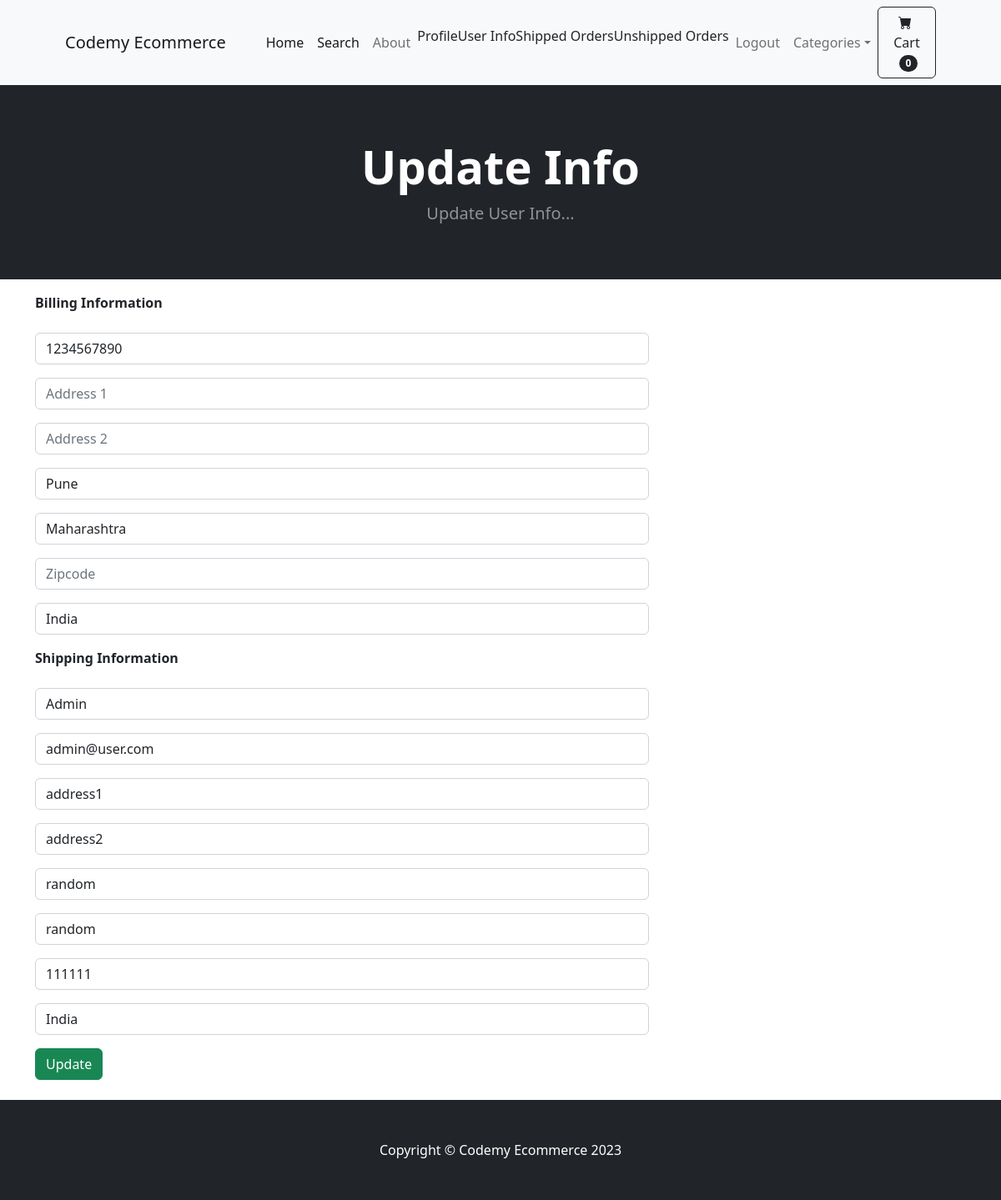
The page /update_info/ (signed in) on the database its author committed.
### store/models.py (models this page shows, shortened)
class Profile(models.Model):
	user = models.OneToOneField(User, on_delete=models.CASCADE)
	date_modified = models.DateTimeField(User, auto_now=True)
	phone = models.CharField(max_length=20, null=False)
	address1 = models.CharField(max_length=200, blank=True)
	address2 = models.CharField(max_length=200, blank=True)
	city = models.CharField(max_length=200, blank=True)
	state = models.CharField(max_length=200, blank=True)
	zipcode = models.CharField(max_length=200, blank=True)
	country = models.CharField(max_length=200, blank=True)
	old_cart = models.CharField(max_length=200, blank=True, null=True)

### payment/models.py (models this page shows, shortened)
class ShippingAddress(models.Model):
    user = models.ForeignKey(User, on_delete=models.CASCADE, null=True, blank=True)
    shipping_full_name = models.CharField(max_length=255)
    shipping_email=models.EmailField(max_length=255)
    shipping_address1=models.CharField(max_length=255)
    shipping_address2=models.CharField(max_length=255, null=True, blank=True)
    shipping_city=models.CharField(max_length=255)
    shipping_state=models.CharField(max_length=255, null=True, blank=True)
    shipping_zipcode=models.CharField(max_length=255, null=True)
    shipping_country=models.CharField(max_length=255)
    class Meta:
        verbose_name_plural = 'Shipping Address'

### store/views.py (the view)
# urls.py: path('update_info/',views.update_info,name='update_info'),
def update_info(request):
    if request.user.is_authenticated:
        current_user = Profile.objects.get(user__id=request.user.id) or None
        shipping_user=ShippingAddress.objects.get(id=request.user.id)
        form = UserInfoForm(request.POST or None, instance=current_user)
        shipping_form=ShippingForm(request.POST or None, instance=shipping_user)
        if form.is_valid() or shipping_form.is_valid():
            form.save()
            shipping_form.save()
            messages.success(request, "Your Info has been updated!!!")
            return redirect('home')
        return render(request, 'update_info.html', {'form': form, 'shipping_form':shipping_form})
    else:
        messages.success(
            request, "You must be logged in to access this page!!!")
        return redirect('home')

### store/forms.py
class UserInfoForm(forms.ModelForm):
	phone = forms.CharField(label="", widget=forms.TextInput(attrs={'class':'form-control', 'placeholder':'Phone'}), required=False)
	address1 = forms.CharField(label="", widget=forms.TextInput(attrs={'class':'form-control', 'placeholder':'Address 1'}), required=False)
	address2 = forms.CharField(label="", widget=forms.TextInput(attrs={'class':'form-control', 'placeholder':'Address 2'}), required=False)
	city = forms.CharField(label="", widget=forms.TextInput(attrs={'class':'form-control', 'placeholder':'City'}), required=False)
	state = forms.CharField(label="", widget=forms.TextInput(attrs={'class':'form-control', 'placeholder':'State'}), required=False)
	zipcode = forms.CharField(label="", widget=forms.TextInput(attrs={'class':'form-control', 'placeholder':'Zipcode'}), required=False)
	country = forms.CharField(label="", widget=forms.TextInput(attrs={'class':'form-control', 'placeholder':'Country'}), required=False)
	class Meta:
		model = Profile
		fields = ('phone', 'address1', 'address2', 'city', 'state', 'zipcode', 'country', )

### cart/cart.py (called while the page is built)
    def __len__(self):
        return len(self.cart)

### cart/context_processors.py (called while the page is built)
def cart(request):
	return {'cart': Cart(request)}

### store/templates/update_info.html
{% extends "base.html" %} {% block content %}
<header class="bg-dark py-5">
  <div class="container px-4 px-lg-5 my-3">
    <div class="text-center text-white">
      <h1 class="display-4 fw-bolder">Update Info</h1>
      <p class="lead fw-normal text-white-50 mb-0">Update User Info...</p>
    </div>
  </div>
</header>
<section>
  <div class="container mt-3">
    <div class="row">
      <div class="col-lg-8">
        <strong>Billing Information</strong><br><br>
        <form action='{% url "update_info" %}' method="POST">
          {% csrf_token %} {{form.as_p}}
          <strong>Shipping Information</strong><br><br>
          {{shipping_form.as_p}}
          <button type="submit" class="btn btn-success">Update</button>
        </form>
      </div>
    </div>
  </div>
</section>
<br />
{% endblock %}

### rows shown on the page
Profile: phone "1234567890", city "Pune", state "Maharashtra", country "India"
ShippingAddress: shipping_full_name "Admin", shipping_email "admin@user.com", shipping_address1 "address1", shipping_address2 "address2", shipping_city "random", shipping_state "random", shipping_zipcode "111111", shipping_country "India"

### other values the page prints
{{ cart|length }} "0"
